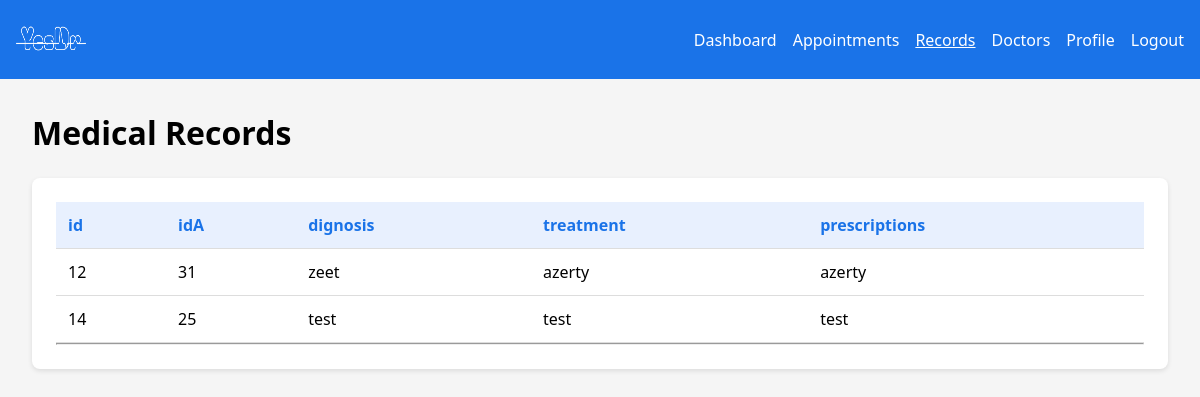
/patient/records.php (signed in), run on the app's committed database.
### tables this page shows
CREATE TABLE IF NOT EXISTS `dossiers` (
  `idD` int NOT NULL AUTO_INCREMENT,
  `idA` int NOT NULL,
  `diagnosis` text NOT NULL,
  `treatment` text,
  `prescriptions` text,
  PRIMARY KEY (`idD`),
  KEY `idA` (`idA`)
);

### patient/records.php (the view, shortened to what this page needs)
<?php
$idP=$_SESSION['id'];
include "../cnx.php";
$sql_d="SELECT d.*
FROM dossiers d
JOIN appointments a ON d.idA = a.idA
WHERE a.idP = $idP";
$res_d=$cnx->query($sql_d);
$dossiers=$res_d->fetchAll();
$nb_d=count($dossiers);
?>
<!DOCTYPE html>
<html lang="en">
<head>
  <link rel="stylesheet" href="../css/style.css">
</head>
<body>
  <header>
  <div class="logo"><img src="../img/img.png" alt="" style="height:40PX;width:70px">
  </div>
    <nav>
      <ul>
      <li><a href="index.php">Dashboard</a></li>
        <li><a href="appointments.php">Appointments</a></li>
        <li style="text-decoration:underline"><a href="records.php">Records</a></li>
        <li><a href="dr.php">Doctors</a></li>
        <li><a href="profile.php">Profile</a></li>
        <li><a href="../logout.php">Logout</a></li>
      </ul>
    </nav>
  </header>
  <div class="container">
  <div style="display: flex; justify-content: space-between; align-items: center; margin-bottom: 1.5rem;">
  <h1>Medical Records</h1>
    </div>
    <div class="table-container">
    <?php
    if($nb_d==0){
        echo"<hr><b>Aucune dossiers dans la liste</b>";
    }else{
        echo"<table><thead><tr><th> id  </th><th>idA</th><th>dignosis</th><th> treatment </th><th>prescriptions</th></tr>
        </thead>";
        foreach($dossiers as $item){
          echo "<tr>
                  <td>".$item['idD']."</td>
                  <td>".$item['idA']."</td>
                  <td>".$item['diagnosis']."</td>
                  <td>".$item['treatment']."</td>
                  <td>".$item['prescriptions']."</td>
                </tr>";
      }
        echo"</table><hr>";
    }
      ?>
    </div>
  </div>
</body>
</html>

### css/style.css (style rules this page uses)
:root { --primary-blue: #1a73e8; --light-blue: #e8f0fe; --dark-blue: #0d47a1; --white: #ffffff; --gray: #f5f5f5; --dark-gray: #333; }
* { margin: 0; padding: 0; box-sizing: border-box; font-family: 'Segoe UI', Tahoma, Geneva, Verdana, sans-serif; }
body { background-color: var(--gray); justify-content: center; align-items: center; min-height: 100vh; }
header { background-color: var(--primary-blue); color: var(--white); padding: 1rem; display: flex; justify-content: space-between; align-items: center; }
.logo { font-size: 1.5rem; font-weight: bold; }
nav ul { display: flex; list-style: none; }
nav ul li { margin-left: 1rem; }
nav ul li a { color: var(--white); text-decoration: none; }
.container { padding: 2rem; }
.table-container { background-color: var(--white); border-radius: 8px; padding: 1.5rem; box-shadow: 0 2px 5px rgba(0,0,0,0.1); overflow-x: auto; }
table { width: 100%; border-collapse: collapse; }
th, td { padding: 0.75rem; text-align: left; border-bottom: 1px solid #ddd; }
th { background-color: var(--light-blue); color: var(--primary-blue); }

### data on the page
dossiers: idD "12", idA "31", diagnosis "zeet", treatment "azerty", prescriptions "azerty"
dossiers: idD "14", idA "25", diagnosis "test", treatment "test", prescriptions "test"
